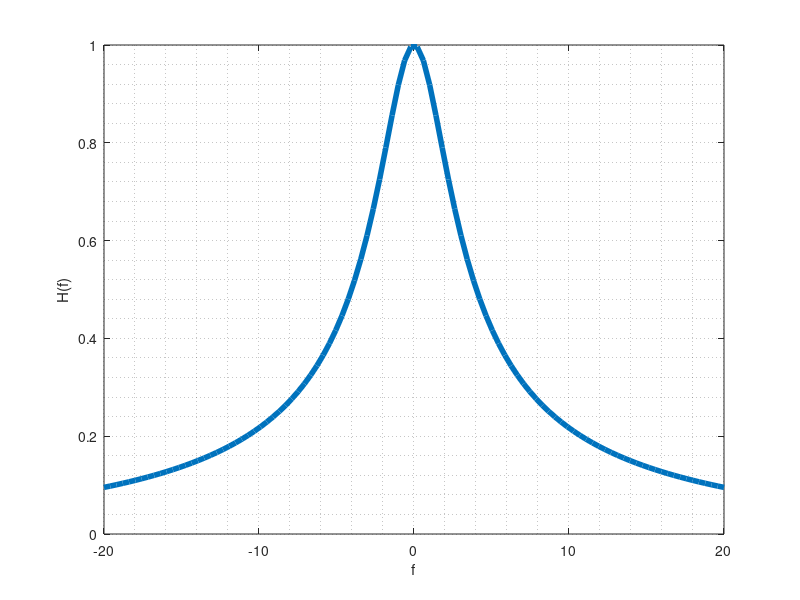

Source code (MATLAB):
%Filter Characteristics
clear;
close;


R = 1e3; %10K ohm resistance
C = 10e-6;%10 uF capacitance


%Plotting the filter amplitude response

f = linspace(-20,20,1e2);
s = j*2*pi*f;
den = polyval([1 -5 6 1],s*C*R);
H = 1./den;

plot(f,abs(H),"Linewidth",4)
grid minor
xlabel('f')
ylabel('H(f)')

print -deps -color ../figs/2.2.eps



